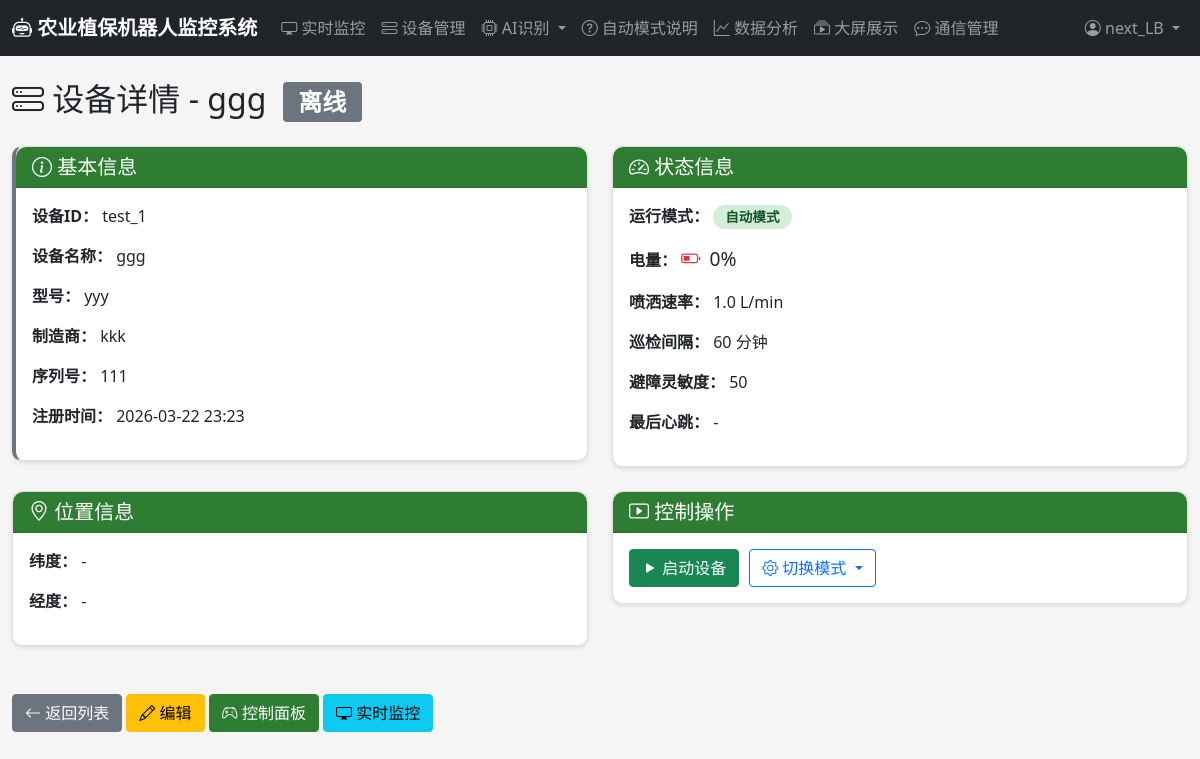
The app's page /devices/2/ (signed in), older data.
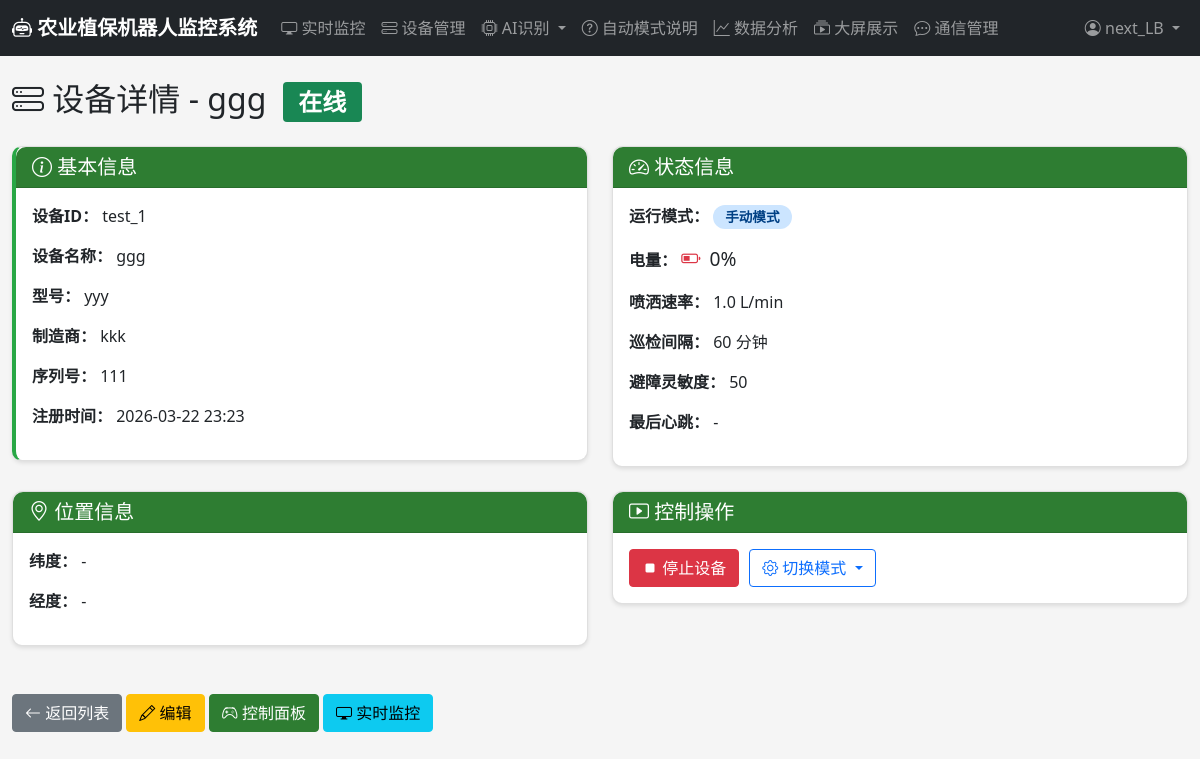
The same page, newer data.
### devices/models.py (models this page shows, shortened)
class RobotDevice(models.Model):
    STATUS_CHOICES = [
        ('online', '在线'),
        ('offline', '离线'),
        ('working', '工作中'),
        ('charging', '充电中'),
        ('error', '故障'),
    ]
    RUN_MODE_CHOICES = [
        ('auto', '自动模式'),
        ('manual', '手动模式'),
        ('scheduled', '定时任务模式'),
    ]
    device_id = models.CharField(max_length=100, unique=True, verbose_name='设备唯一标识')
    name = models.CharField(max_length=100, verbose_name='设备名称')
    model = models.CharField(max_length=100, blank=True, verbose_name='型号')
    manufacturer = models.CharField(max_length=100, blank=True, verbose_name='制造商')
    serial_number = models.CharField(max_length=100, blank=True, verbose_name='序列号')
    status = models.CharField(max_length=20, choices=STATUS_CHOICES, default='offline', verbose_name='状态')
    run_mode = models.CharField(max_length=20, choices=RUN_MODE_CHOICES, default='auto', verbose_name='运行模式')
    battery_level = models.IntegerField(default=0, verbose_name='电量百分比')
    location_lat = models.DecimalField(max_digits=10, decimal_places=6, null=True, blank=True, verbose_name='纬度')
    location_lng = models.DecimalField(max_digits=10, decimal_places=6, null=True, blank=True, verbose_name='经度')
    spray_rate = models.FloatField(default=1.0, verbose_name='喷洒速率(L/min)')
    patrol_interval = models.IntegerField(default=60, verbose_name='巡检间隔(分钟)')
    obstacle_avoidance_sensitivity = models.IntegerField(default=50, verbose_name='避障灵敏度')
    last_heartbeat = models.DateTimeField(null=True, blank=True, verbose_name='最后心跳时间')
    registered_at = models.DateTimeField(auto_now_add=True, verbose_name='注册时间')
    owner = models.ForeignKey(settings.AUTH_USER_MODEL, on_delete=models.CASCADE, related_name='owned_devices', verbose_name='所有者')
    class Meta:
        verbose_name = '机器人设备'
        verbose_name_plural = '机器人设备'
        ordering = ['-registered_at']

### devices/views.py (the view)
# urls.py: path('<int:device_id>/', views.device_detail, name='device_detail'),
@login_required
def device_detail(request, device_id):
    device = get_object_or_404(RobotDevice, id=device_id)
    operation_logs = device.operation_logs.all()[:20]
    return render(request, 'devices/device_detail.html', {
        'device': device,
        'operation_logs': operation_logs
    })

### templates/devices/device_detail.html (shortened to what the changed rows need)
{% extends 'base.html' %}
{% block content %}
<h2 class="mb-4">
    <i class="bi bi-hdd-stack"></i> 设备详情 - {{ device.name }}
    <span class="badge bg-{% if device.status == 'online' %}success{% elif device.status == 'working' %}primary{% else %}secondary{% endif %} ms-2">
        {{ device.get_status_display }}
    </span>
</h2>
<div class="row">
    <div class="col-md-6">
        <div class="card mb-4 status-card {% if device.status == 'online' or device.status == 'working' %}online{% else %}offline{% endif %}">
            <div class="card-body">
                <p><strong>设备ID：</strong> {{ device.device_id }}</p>
                <p><strong>设备名称：</strong> {{ device.name }}</p>
                <p><strong>型号：</strong> {{ device.model|default:"-" }}</p>
                <p><strong>制造商：</strong> {{ device.manufacturer|default:"-" }}</p>
                <p><strong>序列号：</strong> {{ device.serial_number|default:"-" }}</p>
                <p><strong>注册时间：</strong> {{ device.registered_at|date:"Y-m-d H:i" }}</p>
            </div>
        </div>
    </div>
    <div class="col-md-6">
        <div class="card mb-4">
            <div class="card-body">
                <p><strong>运行模式：</strong>
                    <span class="badge mode-badge mode-{{ device.run_mode }}">{{ device.get_run_mode_display }}</span>
                </p>
                <p><strong>电量：</strong>
                    <span class="battery-indicator">
                        {% if device.battery_level > 50 %}
                        <i class="bi bi-battery-full text-success"></i>
                        {% elif device.battery_level > 20 %}
                        <i class="bi bi-battery-half text-warning"></i>
                        {% else %}
                        <i class="bi bi-battery-half text-danger"></i>
                        {% endif %}
                        <span class="ms-1">{{ device.battery_level }}%</span>
                    </span>
                </p>
                <p><strong>喷洒速率：</strong> {{ device.spray_rate }} L/min</p>
                <p><strong>巡检间隔：</strong> {{ device.patrol_interval }} 分钟</p>
                <p><strong>避障灵敏度：</strong> {{ device.obstacle_avoidance_sensitivity }}</p>
                <p><strong>最后心跳：</strong> {{ device.last_heartbeat|date:"Y-m-d H:i:s"|default:"-" }}</p>
            </div>
        </div>
    </div>
</div>
<div class="row">
    <div class="col-md-6">
        <div class="card mb-4">
            <div class="card-body">
                <p><strong>纬度：</strong> {{ device.location_lat|default:"-" }}</p>
                <p><strong>经度：</strong> {{ device.location_lng|default:"-" }}</p>
            </div>
        </div>
    </div>
    <div class="col-md-6">
        <div class="card mb-4">
            <div class="card-body">
                <div class="control-actions">
                    {% if device.status == 'offline' or device.status == 'error' %}
                    <form method="post" action="{% url 'control:send_command' device.id %}">
                        <button type="submit" class="btn btn-success">
                            <i class="bi bi-play-fill"></i> 启动设备
                        </button>
                    </form>
                    {% elif device.status == 'online' or device.status == 'working' %}
                    <form method="post" action="{% url 'control:send_command' device.id %}">
                        <button type="submit" class="btn btn-danger">
                            <i class="bi bi-stop-fill"></i> 停止设备
                        </button>
                    </form>
                    {% endif %}
                </div>
            </div>
        </div>
    </div>
</div>
<div class="mt-4">
    <a href="{% url 'devices:device_list' %}" class="btn btn-secondary">
    </a>
    <a href="{% url 'devices:device_edit' device.id %}" class="btn btn-warning">
    </a>
    <a href="{% url 'control:control_panel' device.id %}" class="btn btn-primary">
    </a>
    <a href="{% url 'monitoring:device_monitoring' device.id %}" class="btn btn-info">
    </a>
</div>
{% endblock %}

Row changes from the older to the newer data that the page shows:
changed RobotDevice "ggg": status "离线" → "在线"; run_mode "自动模式" → "手动模式"
Text that changed along with them:
text no longer shown: "启动设备"
text now shown: "停止设备"
